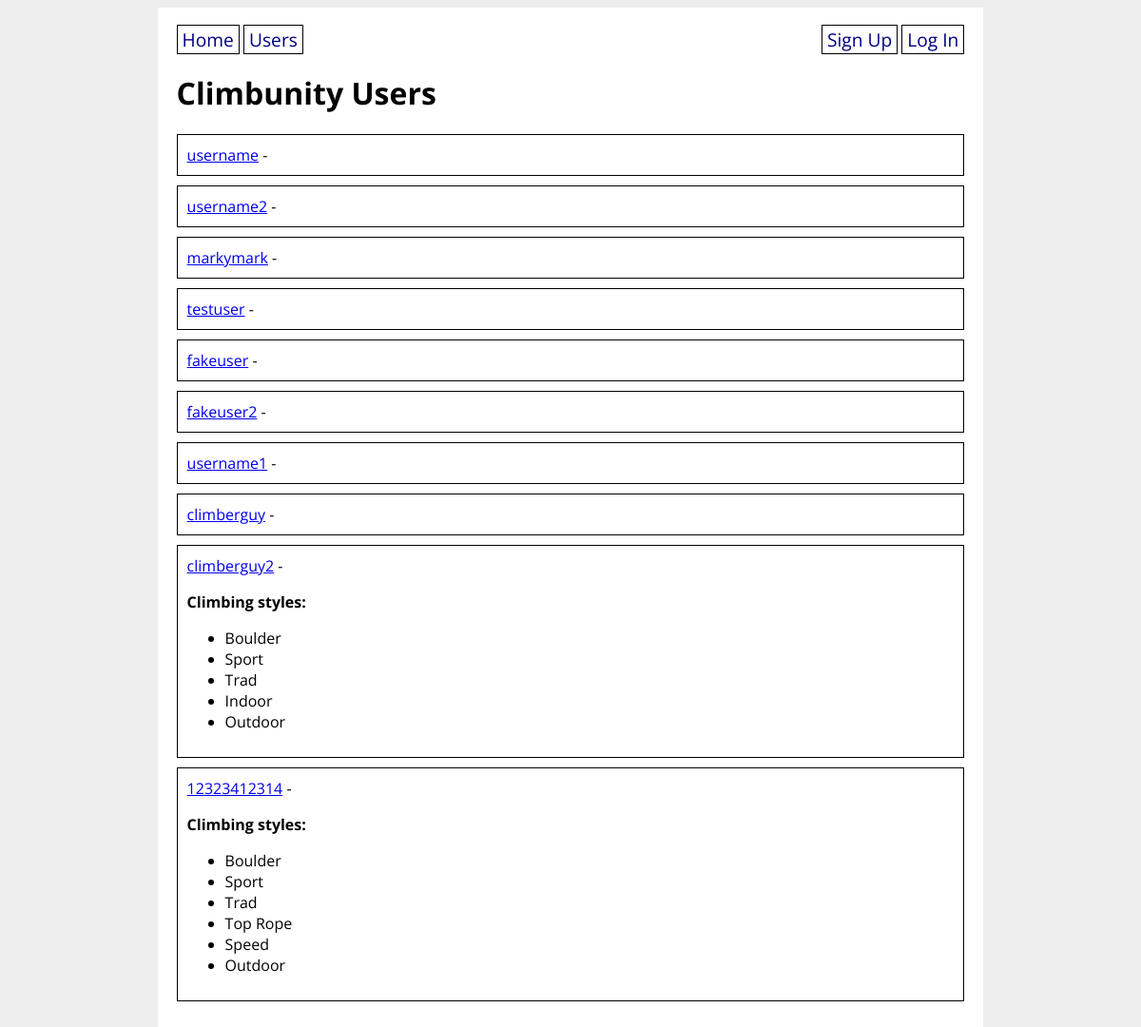
/users, run on an earlier commit of the app's database.
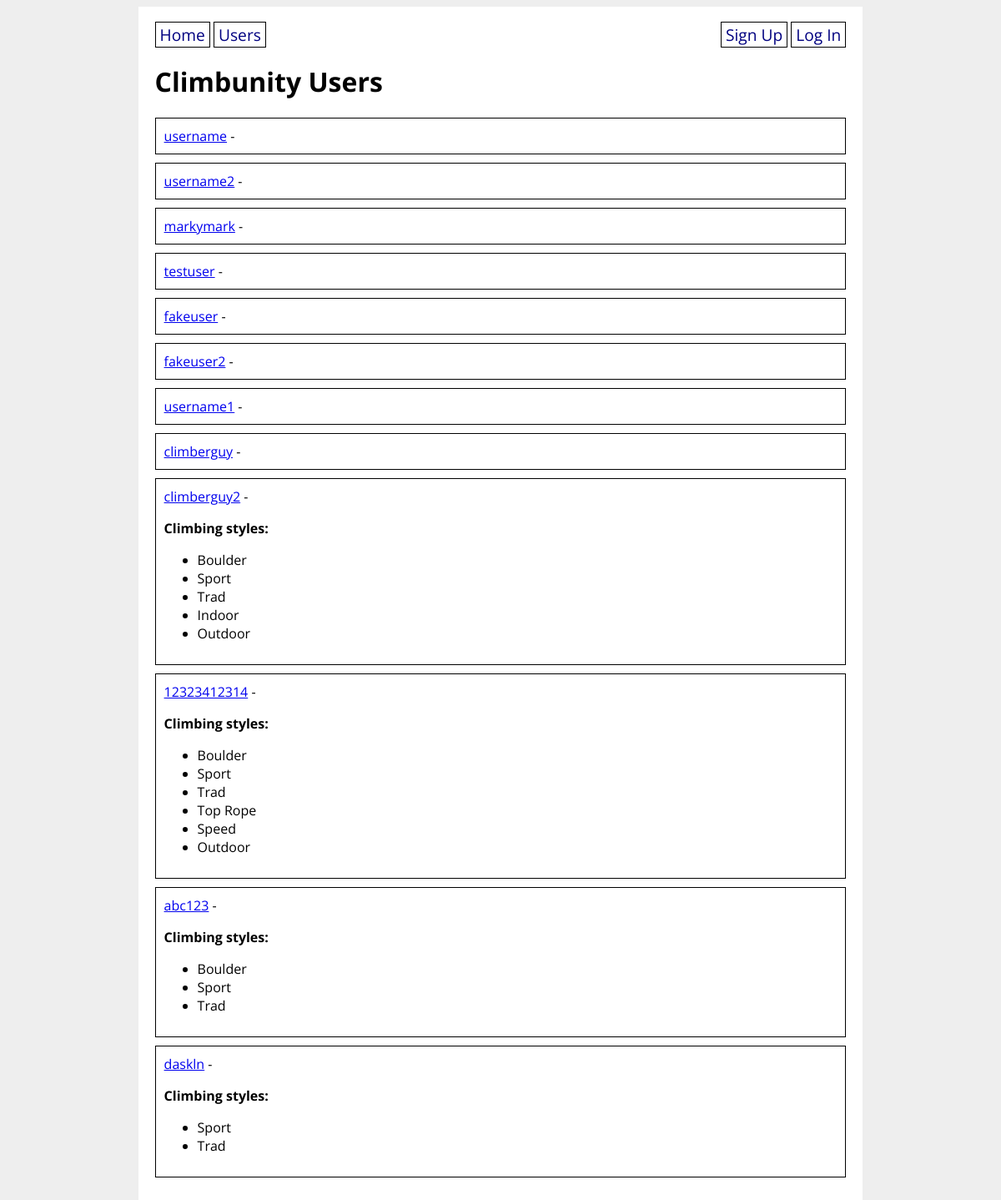
And on a later commit of the database.
### climbunity_app/models.py (models this page shows, shortened)
class User(UserMixin, db.Model):
    id = db.Column(db.Integer, primary_key=True)
    username = db.Column(db.String(80), nullable=False, unique=True)
    password = db.Column(db.String(200), nullable=False)
    email = db.Column(db.String(200), nullable=False)
    first_name = db.Column(db.String(50), nullable=False)
    last_name = db.Column(db.String(50), nullable=False)
    address = db.Column(db.String(200), nullable=False)
    has_gear = db.Column(db.Boolean, nullable=False)
    user_projects = db.relationship('Route',
        secondary='user_project_lists', back_populates='projecting_users'
    )
    user_appointments = db.relationship('Appointment',
        secondary='appointment_guests', back_populates='appointment_attendants'
    )
    user_does_styles = db.relationship('Style',
        secondary='user_style_lists', back_populates='climber_styles'
    )

class Style(db.Model):
    id = db.Column(db.Integer, primary_key=True)
    style = db.Column(db.String(8))
    climber_styles = db.relationship('User',
        secondary='user_style_lists', back_populates='user_does_styles'
    )
    route_styles = db.relationship('Route',
        secondary='route_style_lists', back_populates='possible_route_styles'
    )
    def __str__(self):
        return f'{self.style}'

### climbunity_app/main/routes.py (the view)
@main.route('/users', methods=['GET', 'POST'])
def all_users():
    users = User.query.all()
    return render_template('all_users.html', users=users)

### climbunity_app/templates/all_users.html
{% extends 'base.html' %}
{% block content %}
<h1>Climbunity Users</h1>
{% for user in users %}
<div class="user">
    <a href="/profile/{{ user.id }}">{{ user.username }}</a> -
    {% if user.user_does_styles %}
    <p><strong>Climbing styles:</strong></p>
        <ul>
        {% for style in user.user_does_styles %}
            <li>{{ style }}</li>
        {% endfor %}
        </ul>
    {% endif %}
</div>
{% endfor %}
{% endblock %}

### climbunity_app/templates/base.html (shortened to what this page needs)
<!DOCTYPE html>
<html>
    <head>
        <link rel="stylesheet" href="/static/style.css">
    </head>
    <body>
        <div id="content">
            <nav>
                <div>
                    <a href="/">Home</a>
                    <a href="/users">Users</a>
                </div>
                <div>
                    {% if current_user.is_authenticated %}
                        <a href="/new_venue">New Venue</a>
                        <a href="/new_route">New Route</a>
                        <a href="/new_appointment">New Appointment</a>
                        <a href="/logout">Log Out</a>
                    {% else %}
                        <a href="/signup">Sign Up</a>
                        <a href="/login">Log In</a>
                    {% endif %}
                </div>
            </nav>
            {% block content %}{% endblock %}
        </div>
    </body>
</html>

### climbunity_app/static/style.css (style rules this page uses)
body { display: flex; flex-direction: column; align-items: center; background-color: #eee; font-family: 'Open Sans', sans-serif; }
#content { width: 70%; background-color: white; padding: 20px; }
nav { width: 100%; display: flex; flex-direction: row; justify-content: space-between; }
nav a { color: navy; text-decoration: none; border: 1px solid black; padding: 1px 5px; font-size: 1.2em; }
.user { border: 1px solid black; padding: 10px; margin-bottom: 10px; }

What changed in the data, as far as the page shows it:
added User: username "abc123", Style (style "Boulder"), Style (style "Sport"), Style (style "Trad")
added User: username "daskln", Style (style "Sport"), Style (style "Trad")
